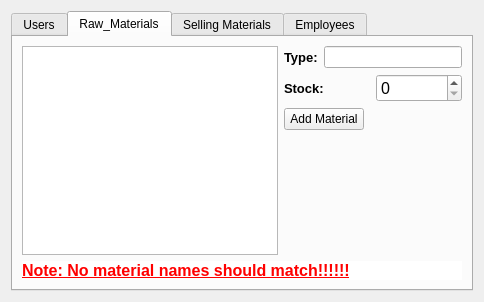
<?xml version="1.0" encoding="UTF-8"?>
<ui version="4.0">
 <class>SettingsDialog</class>
 <widget class="QDialog" name="SettingsDialog">
  <property name="geometry">
   <rect>
    <x>0</x>
    <y>0</y>
    <width>484</width>
    <height>302</height>
   </rect>
  </property>
  <property name="windowTitle">
   <string>Settings</string>
  </property>
  <layout class="QGridLayout" name="gridLayout">
   <item row="0" column="0">
    <widget class="QTabWidget" name="tabWidget">
     <property name="currentIndex">
      <number>1</number>
     </property>
     <widget class="QWidget" name="tab">
      <attribute name="title">
       <string>Users</string>
      </attribute>
      <layout class="QGridLayout" name="gridLayout_2">
       <item row="0" column="0">
        <widget class="QTableView" name="users_view">
         <property name="selectionMode">
          <enum>QAbstractItemView::SingleSelection</enum>
         </property>
         <property name="selectionBehavior">
          <enum>QAbstractItemView::SelectItems</enum>
         </property>
        </widget>
       </item>
       <item row="0" column="1">
        <layout class="QVBoxLayout" name="verticalLayout_4">
         <item>
          <layout class="QVBoxLayout" name="verticalLayout_3">
           <item>
            <layout class="QHBoxLayout" name="horizontalLayout">
             <item>
              <layout class="QVBoxLayout" name="verticalLayout">
               <item>
                <widget class="QLabel" name="label">
                 <property name="font">
                  <font>
                   <pointsize>10</pointsize>
                   <weight>75</weight>
                   <bold>true</bold>
                  </font>
                 </property>
                 <property name="text">
                  <string>Name:</string>
                 </property>
                </widget>
               </item>
               <item>
                <widget class="QLabel" name="label_2">
                 <property name="font">
                  <font>
                   <pointsize>10</pointsize>
                   <weight>75</weight>
                   <bold>true</bold>
                  </font>
                 </property>
                 <property name="text">
                  <string>Password:</string>
                 </property>
                </widget>
               </item>
              </layout>
             </item>
             <item>
              <layout class="QVBoxLayout" name="verticalLayout_2">
               <item>
                <widget class="QLineEdit" name="newusername_edit"/>
               </item>
               <item>
                <widget class="QLineEdit" name="newpassword_edit"/>
               </item>
              </layout>
             </item>
            </layout>
           </item>
           <item>
            <layout class="QHBoxLayout" name="horizontalLayout_2">
             <item>
              <widget class="QPushButton" name="adduser_button">
               <property name="text">
                <string>Add User</string>
               </property>
              </widget>
             </item>
             <item>
              <spacer name="horizontalSpacer">
               <property name="orientation">
                <enum>Qt::Horizontal</enum>
               </property>
               <property name="sizeHint" stdset="0">
                <size>
                 <width>40</width>
                 <height>20</height>
                </size>
               </property>
              </spacer>
             </item>
            </layout>
           </item>
          </layout>
         </item>
         <item>
          <spacer name="verticalSpacer">
           <property name="orientation">
            <enum>Qt::Vertical</enum>
           </property>
           <property name="sizeHint" stdset="0">
            <size>
             <width>20</width>
             <height>40</height>
            </size>
           </property>
          </spacer>
         </item>
        </layout>
       </item>
      </layout>
     </widget>
     <widget class="QWidget" name="tab_2">
      <attribute name="title">
       <string>Raw_Materials</string>
      </attribute>
      <layout class="QGridLayout" name="gridLayout_3">
       <item row="0" column="0">
        <layout class="QFormLayout" name="formLayout">
         <item row="0" column="0">
          <widget class="QTableView" name="rawmaterials_view"/>
         </item>
         <item row="0" column="1">
          <layout class="QVBoxLayout" name="verticalLayout_6">
           <item>
            <layout class="QVBoxLayout" name="verticalLayout_5">
             <item>
              <layout class="QHBoxLayout" name="horizontalLayout_3">
               <item>
                <widget class="QLabel" name="label_3">
                 <property name="font">
                  <font>
                   <pointsize>10</pointsize>
                   <weight>75</weight>
                   <bold>true</bold>
                  </font>
                 </property>
                 <property name="text">
                  <string>Type:</string>
                 </property>
                </widget>
               </item>
               <item>
                <widget class="QLineEdit" name="newrawmaterialtype_edit"/>
               </item>
              </layout>
             </item>
             <item>
              <layout class="QHBoxLayout" name="horizontalLayout_9">
               <item>
                <widget class="QLabel" name="label_8">
                 <property name="font">
                  <font>
                   <pointsize>10</pointsize>
                   <weight>75</weight>
                   <bold>true</bold>
                  </font>
                 </property>
                 <property name="text">
                  <string>Stock:</string>
                 </property>
                </widget>
               </item>
               <item>
                <widget class="QSpinBox" name="newrawmaterialspinBoxedit">
                 <property name="font">
                  <font>
                   <pointsize>12</pointsize>
                  </font>
                 </property>
                 <property name="maximum">
                  <number>999999999</number>
                 </property>
                </widget>
               </item>
              </layout>
             </item>
             <item>
              <layout class="QHBoxLayout" name="horizontalLayout_4">
               <item>
                <widget class="QPushButton" name="addrawmaterial_button">
                 <property name="text">
                  <string>Add Material</string>
                 </property>
                </widget>
               </item>
               <item>
                <spacer name="horizontalSpacer_2">
                 <property name="orientation">
                  <enum>Qt::Horizontal</enum>
                 </property>
                 <property name="sizeHint" stdset="0">
                  <size>
                   <width>40</width>
                   <height>20</height>
                  </size>
                 </property>
                </spacer>
               </item>
              </layout>
             </item>
            </layout>
           </item>
           <item>
            <spacer name="verticalSpacer_2">
             <property name="orientation">
              <enum>Qt::Vertical</enum>
             </property>
             <property name="sizeHint" stdset="0">
              <size>
               <width>20</width>
               <height>40</height>
              </size>
             </property>
            </spacer>
           </item>
          </layout>
         </item>
        </layout>
       </item>
       <item row="1" column="0">
        <widget class="QLabel" name="label_4">
         <property name="font">
          <font>
           <pointsize>12</pointsize>
           <weight>75</weight>
           <bold>true</bold>
           <underline>true</underline>
          </font>
         </property>
         <property name="styleSheet">
          <string notr="true">color: rgb(255, 0, 0);
background-color: rgb(255, 255, 255);</string>
         </property>
         <property name="text">
          <string>Note: No material names should match!!!!!!</string>
         </property>
        </widget>
       </item>
      </layout>
     </widget>
     <widget class="QWidget" name="tab_3">
      <attribute name="title">
       <string>Selling Materials</string>
      </attribute>
      <layout class="QGridLayout" name="gridLayout_4">
       <item row="0" column="0">
        <layout class="QFormLayout" name="formLayout_2">
         <item row="0" column="0">
          <widget class="QTableView" name="sellingmaterial_view"/>
         </item>
         <item row="0" column="1">
          <layout class="QVBoxLayout" name="verticalLayout_8">
           <item>
            <layout class="QHBoxLayout" name="horizontalLayout_5">
             <item>
              <widget class="QLabel" name="label_6">
               <property name="font">
                <font>
                 <pointsize>10</pointsize>
                 <weight>75</weight>
                 <bold>true</bold>
                </font>
               </property>
               <property name="text">
                <string>Type:</string>
               </property>
              </widget>
             </item>
             <item>
              <widget class="QLineEdit" name="newsellingmaterialtype_edit"/>
             </item>
            </layout>
           </item>
           <item>
            <layout class="QHBoxLayout" name="horizontalLayout_10">
             <item>
              <widget class="QLabel" name="label_9">
               <property name="font">
                <font>
                 <pointsize>10</pointsize>
                 <weight>75</weight>
                 <bold>true</bold>
                </font>
               </property>
               <property name="text">
                <string>Stock</string>
               </property>
              </widget>
             </item>
             <item>
              <widget class="QSpinBox" name="newsellingmaterialspinBoxedit_2">
               <property name="font">
                <font>
                 <pointsize>12</pointsize>
                </font>
               </property>
               <property name="maximum">
                <number>999999999</number>
               </property>
              </widget>
             </item>
            </layout>
           </item>
           <item>
            <layout class="QHBoxLayout" name="horizontalLayout_6">
             <item>
              <layout class="QVBoxLayout" name="verticalLayout_7">
               <item>
                <widget class="QPushButton" name="addsellingmaterial_button">
                 <property name="text">
                  <string>Add Material</string>
                 </property>
                </widget>
               </item>
               <item>
                <spacer name="verticalSpacer_3">
                 <property name="orientation">
                  <enum>Qt::Vertical</enum>
                 </property>
                 <property name="sizeHint" stdset="0">
                  <size>
                   <width>20</width>
                   <height>40</height>
                  </size>
                 </property>
                </spacer>
               </item>
              </layout>
             </item>
             <item>
              <spacer name="horizontalSpacer_3">
               <property name="orientation">
                <enum>Qt::Horizontal</enum>
               </property>
               <property name="sizeHint" stdset="0">
                <size>
                 <width>40</width>
                 <height>20</height>
                </size>
               </property>
              </spacer>
             </item>
            </layout>
           </item>
          </layout>
         </item>
        </layout>
       </item>
       <item row="1" column="0">
        <widget class="QLabel" name="label_5">
         <property name="font">
          <font>
           <pointsize>12</pointsize>
           <weight>75</weight>
           <bold>true</bold>
           <underline>true</underline>
          </font>
         </property>
         <property name="styleSheet">
          <string notr="true">color: rgb(255, 0, 0);
background-color: rgb(255, 255, 255);</string>
         </property>
         <property name="text">
          <string>Note: No material names should match!!!!!!</string>
         </property>
        </widget>
       </item>
      </layout>
     </widget>
     <widget class="QWidget" name="tab_4">
      <attribute name="title">
       <string>Employees</string>
      </attribute>
      <layout class="QGridLayout" name="gridLayout_5">
       <item row="0" column="0">
        <widget class="QTableView" name="employees_tableview">
         <property name="selectionMode">
          <enum>QAbstractItemView::SingleSelection</enum>
         </property>
         <property name="selectionBehavior">
          <enum>QAbstractItemView::SelectItems</enum>
         </property>
        </widget>
       </item>
       <item row="0" column="1">
        <layout class="QVBoxLayout" name="verticalLayout_10">
         <item>
          <layout class="QVBoxLayout" name="verticalLayout_9">
           <item>
            <layout class="QHBoxLayout" name="horizontalLayout_7">
             <item>
              <widget class="QLabel" name="label_7">
               <property name="font">
                <font>
                 <pointsize>10</pointsize>
                 <weight>75</weight>
                 <bold>true</bold>
                </font>
               </property>
               <property name="text">
                <string>Name:</string>
               </property>
              </widget>
             </item>
             <item>
              <widget class="QLineEdit" name="newemployeename_edit"/>
             </item>
            </layout>
           </item>
           <item>
            <layout class="QHBoxLayout" name="horizontalLayout_8">
             <item>
              <widget class="QPushButton" name="addemployee_pushbutton">
               <property name="text">
                <string>Add Employee</string>
               </property>
              </widget>
             </item>
             <item>
              <spacer name="horizontalSpacer_4">
               <property name="orientation">
                <enum>Qt::Horizontal</enum>
               </property>
               <property name="sizeHint" stdset="0">
                <size>
                 <width>17</width>
                 <height>17</height>
                </size>
               </property>
              </spacer>
             </item>
            </layout>
           </item>
          </layout>
         </item>
         <item>
          <spacer name="verticalSpacer_4">
           <property name="orientation">
            <enum>Qt::Vertical</enum>
           </property>
           <property name="sizeHint" stdset="0">
            <size>
             <width>20</width>
             <height>40</height>
            </size>
           </property>
          </spacer>
         </item>
        </layout>
       </item>
      </layout>
     </widget>
    </widget>
   </item>
  </layout>
 </widget>
 <resources/>
 <connections/>
</ui>
